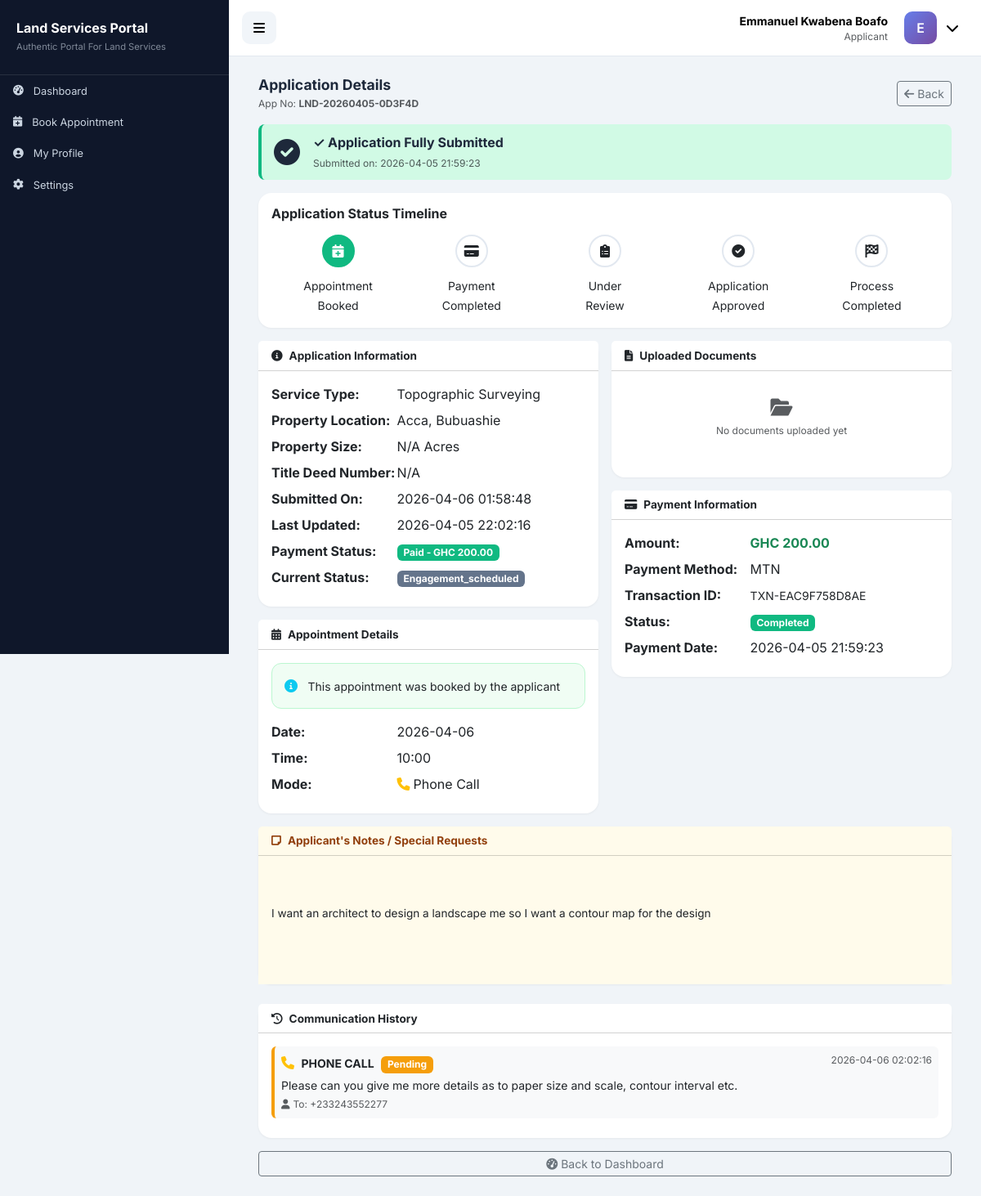
/application_detail/11 (signed in), run on an earlier commit of the app's database.
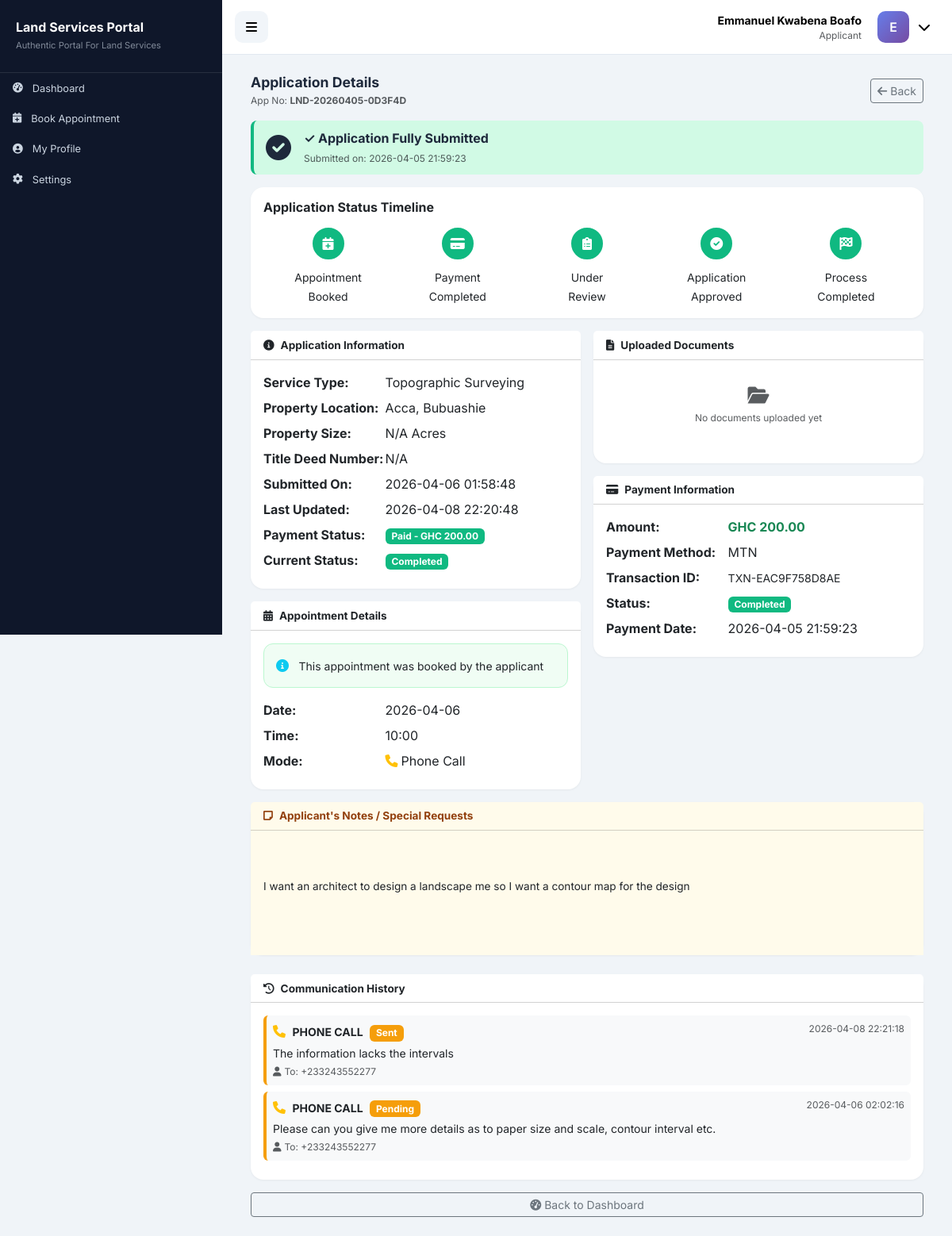
And on a later commit of the database.
### tables this page shows
CREATE TABLE applications (
            id INTEGER PRIMARY KEY AUTOINCREMENT,
            application_number TEXT UNIQUE NOT NULL,
            user_id INTEGER NOT NULL,
            service_type TEXT NOT NULL,
            property_location TEXT NOT NULL,
            property_size REAL,
            title_deed_number TEXT,
            status TEXT DEFAULT 'pending',
            created_at TIMESTAMP DEFAULT CURRENT_TIMESTAMP,
            updated_at TIMESTAMP, applicant_notes TEXT, is_paid BOOLEAN DEFAULT 0, submitted_at TIMESTAMP,
            FOREIGN KEY (user_id) REFERENCES users(id)
        );

CREATE TABLE engagements (
            id INTEGER PRIMARY KEY AUTOINCREMENT,
            application_id INTEGER NOT NULL,
            engagement_type TEXT NOT NULL,
            recipient TEXT NOT NULL,
            subject TEXT,
            message TEXT,
            status TEXT DEFAULT 'sent',
            sent_at TIMESTAMP DEFAULT CURRENT_TIMESTAMP,
            FOREIGN KEY (application_id) REFERENCES applications(id)
        );

### app.py (the view)
@app.route('/application_detail/<int:app_id>')
@login_required
def application_detail(app_id):
    conn = get_db()
    application = conn.execute('''
        SELECT a.*, u.full_name, u.email, u.phone
        FROM applications a
        JOIN users u ON a.user_id = u.id
        WHERE a.id = ?
    ''', (app_id,)).fetchone()
    if not application or (session['user_type'] != 'admin' and application['user_id'] != session['user_id']):
        flash('Access denied', 'danger')
        return redirect(url_for('dashboard'))
    app_dict = dict(application)
    documents = conn.execute('SELECT * FROM documents WHERE application_id = ?', (app_id,)).fetchall()
    appointment = conn.execute('SELECT * FROM appointments WHERE application_id = ?', (app_id,)).fetchone()
    payment = conn.execute('SELECT * FROM payments WHERE application_id = ?', (app_id,)).fetchone()
    engagements = conn.execute('''
        SELECT * FROM engagements
        WHERE application_id = ?
        ORDER BY sent_at DESC
    ''', (app_id,)).fetchall()
    print(f"Found {len(engagements)} engagements for app {app_id}")  # Debug log
    conn.close()
    return render_template('application_detail.html',
                           application=app_dict,
                           documents=documents,
                           appointment=appointment,
                           payment=payment,
                           engagements=engagements)

### app.py (called while the page is built)
def get_db():
    import sqlite3
    conn = sqlite3.connect(DATABASE_PATH)
    conn.row_factory = sqlite3.Row
    return conn

def login_required(f):
    @wraps(f)
    def decorated_function(*args, **kwargs):
        if 'user_id' not in session:
            flash('Please login to access this page', 'warning')
            return redirect(url_for('login'))
        return f(*args, **kwargs)
    return decorated_function

@app.context_processor
def inject_datetime():
    return {'datetime': datetime}

### templates/application_detail.html (shortened to what the changed rows need)
{% extends "base_private.html" %}
{% block content %}
<div class="container-fluid">
    <div class="row mb-3">
        <div class="col-12">
            <div class="d-flex justify-content-between align-items-center flex-wrap gap-2">
                <div>
                    <p class="text-muted small mb-0">App No: <strong>{{ application.application_number }}</strong></p>
                </div>
            </div>
        </div>
    </div>
    <div class="submission-status {% if application.is_paid %}submitted{% else %}draft{% endif %} mb-3">
        <div class="d-flex align-items-center">
            <div>
                {% if application.is_paid %}
                    <strong class="d-block">✓ Application Fully Submitted</strong>
                    <small class="text-muted">Submitted on: {{ application.submitted_at[:19] if application.submitted_at else 'N/A' }}</small>
                {% elif application.status == 'draft' %}
                    <strong class="d-block">⏳ Draft Application - Payment Required</strong>
                    <small class="text-muted">Complete payment to submit your application</small>
                {% else %}
                    <strong class="d-block">{{ application.status|title }}</strong>
                    <small class="text-muted">Last updated: {{ application.updated_at[:19] if application.updated_at else 'N/A' }}</small>
                {% endif %}
            </div>
        </div>
    </div>
    <div class="card mb-3">
        <div class="card-body">
            <div class="d-flex justify-content-between flex-wrap">
                <div class="timeline-step {% if application.status in ['payment_made', 'under_review', 'approved', 'completed'] %}completed{% endif %}">
                    <div class="timeline-icon"><i class="fas fa-credit-card"></i></div>
                </div>
                <div class="timeline-step {% if application.status in ['under_review', 'approved', 'completed'] %}completed{% endif %}">
                    <div class="timeline-icon"><i class="fas fa-clipboard-list"></i></div>
                </div>
                <div class="timeline-step {% if application.status in ['approved', 'completed'] %}completed{% endif %}">
                    <div class="timeline-icon"><i class="fas fa-check-circle"></i></div>
                </div>
                <div class="timeline-step {% if application.status == 'completed' %}completed{% endif %}">
                    <div class="timeline-icon"><i class="fas fa-flag-checkered"></i></div>
                </div>
            </div>
        </div>
    </div>
    <div class="row g-3">
        <div class="col-12 col-md-6">
            <div class="card mb-3">
                <div class="card-body">
                    <div class="info-row d-flex flex-wrap mb-2">
                        <div class="info-label fw-bold" style="width: 40%;">Service Type:</div>
                        <div class="info-value">{{ application.service_type|replace('_', ' ')|title }}</div>
                    </div>
                    <div class="info-row d-flex flex-wrap mb-2">
                        <div class="info-label fw-bold" style="width: 40%;">Property Location:</div>
                        <div class="info-value">{{ application.property_location or 'Not specified' }}</div>
                    </div>
                    <div class="info-row d-flex flex-wrap mb-2">
                        <div class="info-label fw-bold" style="width: 40%;">Property Size:</div>
                        <div class="info-value">{{ application.property_size or 'N/A' }} Acres</div>
                    </div>
                    <div class="info-row d-flex flex-wrap mb-2">
                        <div class="info-label fw-bold" style="width: 40%;">Title Deed Number:</div>
                        <div class="info-value">{{ application.title_deed_number or 'N/A' }}</div>
                    </div>
                    <div class="info-row d-flex flex-wrap mb-2">
                        <div class="info-label fw-bold" style="width: 40%;">Submitted On:</div>
                        <div class="info-value">{{ application.created_at[:19] if application.created_at else 'N/A' }}</div>
                    </div>
                    <div class="info-row d-flex flex-wrap mb-2">
                        <div class="info-label fw-bold" style="width: 40%;">Last Updated:</div>
                        <div class="info-value">{{ application.updated_at[:19] if application.updated_at else 'N/A' }}</div>
                    </div>
                    <div class="info-row d-flex flex-wrap mb-2">
                        <div class="info-value">
                            {% if application.status == 'draft' %}
                                <span class="badge bg-warning">Draft - Awaiting Payment</span>
                            {% elif application.status == 'payment_made' %}
                                <span class="badge bg-primary">Payment Made - Awaiting Review</span>
                            {% elif application.status == 'under_review' %}
                                <span class="badge bg-info">Under Review</span>
                            {% elif application.status == 'approved' %}
                                <span class="badge bg-success">Approved</span>
                            {% elif application.status == 'rejected' %}
                                <span class="badge bg-danger">Rejected</span>
                            {% elif application.status == 'completed' %}
                                <span class="badge bg-success">Completed</span>
                            {% else %}
                                <span class="badge bg-secondary">{{ application.status|title }}</span>
                            {% endif %}
                        </div>
                    </div>
                </div>
            </div>
        </div>
    </div>
    {% if application.applicant_notes and application.applicant_notes != '' and application.applicant_notes != 'None' %}
    <div class="card mb-3">
        <div class="card-header bg-white py-2" style="background: #fffbeb !important;">
            <h6 class="fw-bold mb-0" style="color: #92400e;">
                <i class="fas fa-sticky-note me-2"></i>Applicant's Notes / Special Requests
            </h6>
        </div>
        <div class="card-body" style="background: #fffbeb;">
            <div class="notes-content">
                {{ application.applicant_notes|safe }}
            </div>
        </div>
    </div>
    {% endif %}
<div class="card mt-4">
    <div class="card-body">
        {% if engagements and engagements|length > 0 %}
            {% for engagement in engagements %}
            <div class="engagement-card
                {% if engagement.engagement_type == 'email' %}email
                {% elif engagement.engagement_type == 'whatsapp' %}whatsapp
                {% elif engagement.engagement_type == 'phone' %}phone
                {% elif engagement.engagement_type == 'zoom' %}zoom
                {% elif engagement.engagement_type == 'document_request' %}document-request
                {% endif %}
                p-2 mb-2 rounded bg-light"
                style="{% if engagement.engagement_type == 'document_request' %}border-left-color: #f59e0b;{% endif %}">
                <div class="d-flex justify-content-between align-items-start flex-wrap gap-2">
                    <div>
                        {% if engagement.engagement_type == 'email' %}
                            <i class="fas fa-envelope text-primary me-1"></i>
                            <strong class="small">EMAIL</strong>
                        {% elif engagement.engagement_type == 'whatsapp' %}
                            <i class="fab fa-whatsapp text-success me-1"></i>
                            <strong class="small">WHATSAPP</strong>
                        {% elif engagement.engagement_type == 'phone' %}
                            <i class="fas fa-phone text-warning me-1"></i>
                            <strong class="small">PHONE CALL</strong>
                        {% elif engagement.engagement_type == 'zoom' %}
                            <i class="fas fa-video text-purple me-1"></i>
                            <strong class="small">ZOOM MEETING</strong>
                        {% elif engagement.engagement_type == 'document_request' %}
                            <i class="fas fa-file-alt text-warning me-1"></i>
                            <strong class="small">DOCUMENT REQUEST</strong>
                        {% else %}
                            <strong class="small">{{ engagement.engagement_type|upper }}</strong>
                        {% endif %}
                        <span class="badge {% if engagement.status == 'completed' %}bg-success{% else %}bg-warning{% endif %} ms-1">
                            {{ engagement.status|title }}
                        </span>
                    </div>
                    <small class="text-muted">{{ engagement.sent_at[:19] if engagement.sent_at else 'N/A' }}</small>
                </div>
                <div class="mt-1 small">{{ engagement.message }}</div>
                <div class="small text-muted mt-1">
                    <i class="fas fa-user me-1"></i>To: {{ engagement.recipient }}
                </div>
            </div>
            {% endfor %}
        {% else %}
            <p class="text-muted text-center py-3 small mb-0">
                <i class="fas fa-comments fa-2x mb-2 d-block"></i>
                No communication history yet
            </p>
        {% endif %}
    </div>
</div>
</div>
{% endblock %}

What changed in the data, as far as the page shows it:
changed applications "Topographic Surveying": updated_at "2026-04-05 22:02:16" → "2026-04-08 22:20:48"; status "Engagement_scheduled" → (not shown)
added engagements: engagement_type "phone" (drawn), status "Sent", sent_at "2026-04-08 22:21:18", message "The information lacks the intervals", recipient "+233243552277"
Also different on the page:
text now shown: "Completed"
